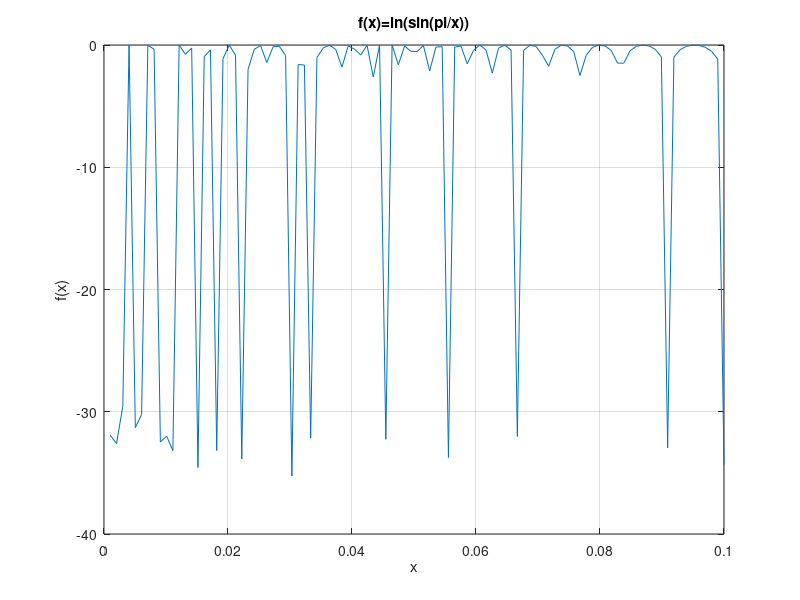

Here is the MATLAB script that generated this plot:
fig = figure('NumberTitle','off','Name','Graphics');
x=linspace(0,0.1,100);
y=log(sin(pi*(x.^(-1))));
c = plot(x,y);
grid on;
xlabel('x');
ylabel('f(x)');
title('f(x)=ln(sin(pi/x))');